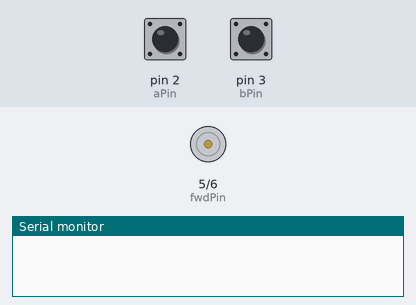
Bench run of a sketch on a simulated Arduino Uno, built with avr-gcc and run on an emulated ATmega328P. Shown: motor-driver pin pairs drawn as motors (green arrow = first pin HIGH = forward, orange = second pin HIGH = backward, longer = more drive, scaled by the enable pin), the last lines printed to the serial monitor. Inputs (shaded band) come from the test bench; at power-on: pin 3 (bPin) LOW, pin 2 (aPin) HIGH.

Above: at 0.8 s.
0.9 s: pin 3 (bPin) driven HIGH
At 1.7 s:
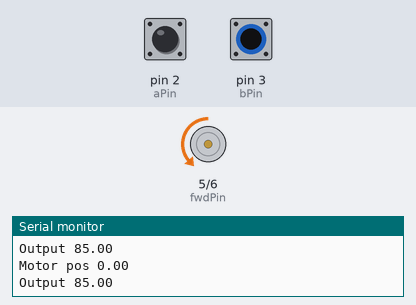
2.4 s: pin 3 (bPin) pulsed LOW 2 times (0.12 s each, 0.3 s apart)
6.0 s: pin 3 (bPin) pulsed LOW 2 times (0.12 s each, 0.3 s apart)
Timing chart, 0 to 9.0 s (numbered marks = the images above; inputs shaded):
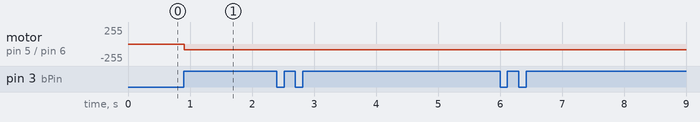

The sketch:

Microcontroller_POC_Motor.ino
```cpp
/*
  Purpose: To control a motor's speed and direction using feedback from an optical encoder
  Requirements: Arduino Uno, Encoder, Motor, Current driver
  Created by: Gary Jiang and Zachary Anderson
  Resources:  https://www.arduino.cc/reference/en/language/functions/external-interrupts/attachinterrupt/
              https://learn.adafruit.com/multi-tasking-the-arduino-part-2/timers
*/

// Pin Assignments
const byte aPin = 2;
const byte bPin = 3;
const byte enablePin = 9;
const byte fwdPin = 5;
const byte bwdPin = 6;
const byte buttonPin = 7;

// System Clock Frequency
const unsigned long int CLK = 16001675;

// Values for external interupt.
volatile long int motorPos_ISR = 0; //in degrees.  Assuming 360
volatile bool dir = true; // true if forward, false if backward
volatile bool transition = false; // true if last transition A, false if B
volatile bool interruptFlag = false;

double motorPos = 0;

//Define Variables we'll be connecting to
//const double Kd = 0.078;
//const double Kd = 0.005;
//const double Kp = 1.7*Kd;
//const double Kp = 51*Kd;
//const double Ki = 1.7*Kd;
//const double Kd = 0.082;
//const double Kp = 6*Kd;
//const double Ki = 0;
const double Kp = 0.47847615136666;
const double Ki = 0.229061893962262;
const double Kd = 0.0204750409084976;
double Error, previousError;
double input, output;
double Integral = 0;
double setPoint = 360;

void setup() {


  // initialize output pins:
  pinMode(enablePin, OUTPUT);
  pinMode(fwdPin, OUTPUT);
  pinMode(bwdPin, OUTPUT);
  analogWrite(enablePin, output);
  digitalWrite(fwdPin, HIGH);
  digitalWrite(bwdPin, LOW);

  // initialize input pins:
  pinMode(buttonPin, INPUT);
  pinMode(aPin, INPUT);
  pinMode(bPin, INPUT);

  //Timer Initialization
  noInterrupts();           // disable all interrupts

  Serial.begin(9600);

  while ( !digitalRead(aPin) or !digitalRead(bPin)){
    //Do nothing until motor is homed at 1,1
    };

  // Enable the interupts to exec on any transition of A or B.
  attachInterrupt(digitalPinToInterrupt(aPin), ISR_A, CHANGE);
  attachInterrupt(digitalPinToInterrupt(bPin), ISR_B, CHANGE);
  interrupts();             // enable all interrupts
}

void loop() {
  do{
    interruptFlag = false;
    motorPos = motorPos_ISR;
  }while(interruptFlag);

  motorPos = motorPos * 0.9;
  Serial.print("Motor pos ");
  Serial.println(motorPos);
  input = motorPos;
  delay(5);
  output = PID_Controller(input, setPoint);
  Serial.print("Output ");
  Serial.println(output);
  output = output;
  if(output >= 0) {
     digitalWrite(fwdPin, LOW);
     digitalWrite(bwdPin, HIGH);
   }
   else {
     digitalWrite(fwdPin, HIGH);
     digitalWrite(bwdPin, LOW);
   }
   /*if(abs(Error) < 40) {
    setPoint = -setPoint;
    Serial.println("SWITCHED ");
   }
   */
  analogWrite(enablePin, byte abs(output));
  //analogWrite(enablePin, abs((byte)(((Output - 180) / 180) * 155)));

}

/*
================================================
FUNCTIONS
================================================
*/

double PID_Controller (double input, double desired) {
  Error = desired - input;
  Integral = Integral + Error;
  if(Error == 0) {
      Integral = 0;
  }
  if(abs(Error) > 40) {
    Integral = 0;
  }

  double Derivative = Error - previousError;
  previousError = Error;

  double output;
  output = Kp*Error + Ki*Integral + Kd*Derivative;
  if( output >= 85 ) {
    output = 85;
  }
  if( output <= -85) {
    output = -85;
  }
  return output;
};

void ISR_A(){
  // if last trans was A, then direction was switched
  if(transition == true) dir = !dir;
  transition = true;
  interruptFlag = true;

  motorPos_ISR = dir ? (motorPos_ISR + 1) : (motorPos_ISR - 1);
  };

void ISR_B(){
  //if last trans was B, direction was switched
  if(transition == false) dir = !dir;
  transition = false;
  interruptFlag = true;

  motorPos_ISR = dir ? (motorPos_ISR + 1) : (motorPos_ISR - 1);
  };
```

Measured:
- after the input at 0.9 s, motor on pin 5 (fwdPin) / pin 6 (bwdPin): stopped → backward 85/255 at once
